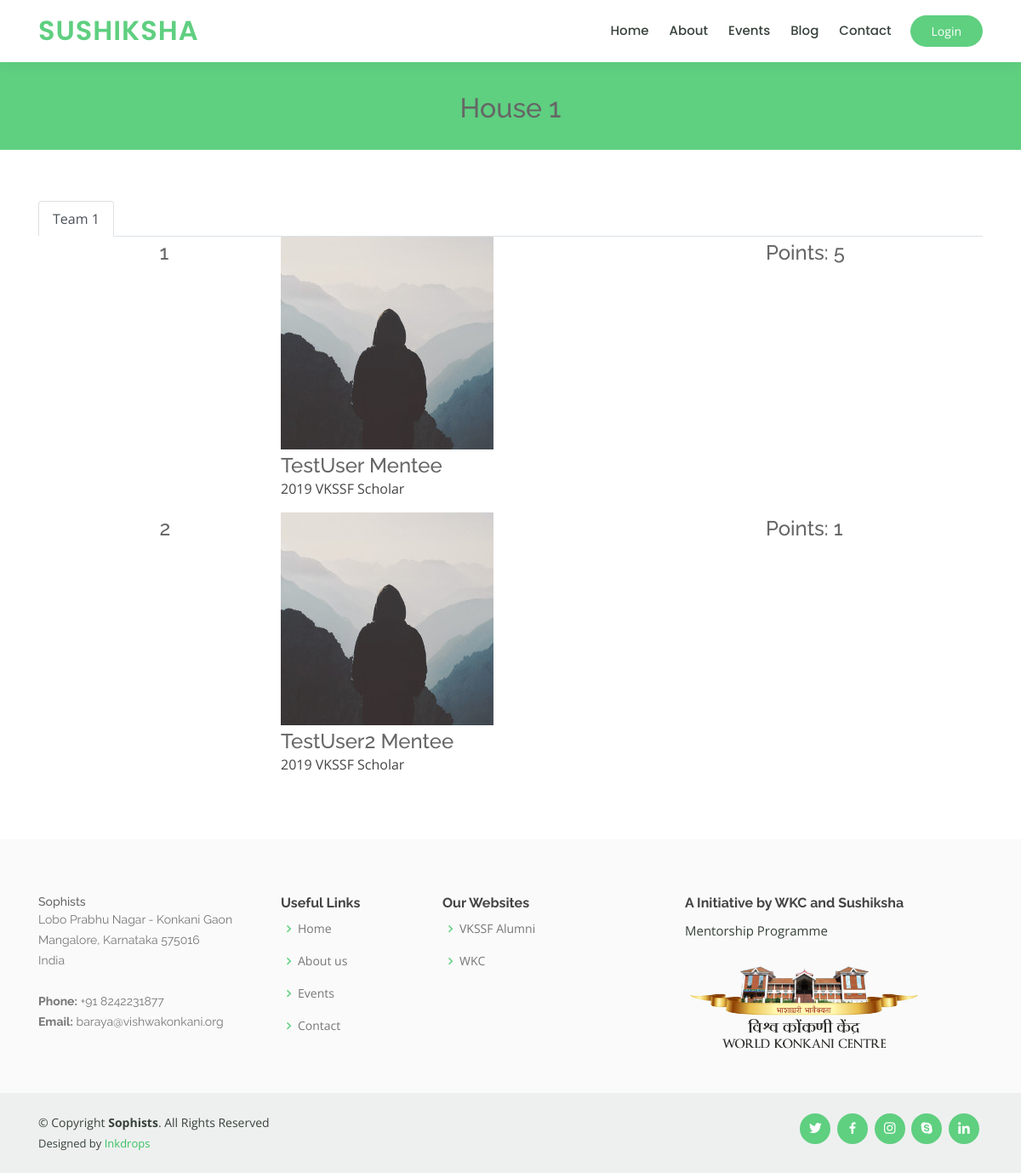
Page /house/1 on the committed database.
### users/models.py (models this page shows, shortened)
class House(models.Model):
    name = models.CharField(max_length=30)
    image = models.ImageField(upload_to='house')
    bio = models.TextField()
    points = models.IntegerField(default=0)
    teams = models.ManyToManyField(Teams)

class Teams(models.Model):
    name = models.CharField(max_length=30)
    image = models.ImageField(upload_to='teams')
    bio = models.TextField()
    points = models.IntegerField(default=0)
    members = models.ManyToManyField(Profile)

class Profile(models.Model):
    user = models.OneToOneField(User, on_delete=models.CASCADE)
    image = models.ImageField(default='default.jpg', upload_to='profile_pics')
    role = models.BooleanField(default=False)
    batch = models.CharField(max_length=10, choices=BATCH, default="2019")
    name = models.CharField(max_length=100, default=None, blank=True, null=True)
    phone = models.PositiveBigIntegerField(default=None, blank=True, null=True)
    college = models.CharField(max_length=300, default=None, blank=True, null=True)
    profession = models.CharField(max_length=100, default=None, blank=True, null=True)
    address = models.TextField(default=None, blank=True, null=True)
    guidance = models.TextField(default=None, blank=True, null=True)
    linkedin = models.URLField(default=None, blank=True, null=True)
    instagram = models.URLField(default=None, blank=True, null=True)
    twitter = models.URLField(default=None, blank=True, null=True)
    github = models.URLField(default=None, blank=True, null=True)
    okr = models.URLField(default=None, blank=True, null=True)
    facebook = models.URLField(default=None, blank=True, null=True)
    def get_absolute_url(self):
        return reverse('user-detail', kwargs={'pk': self.user.pk})
    def get_point(self):
        point = self.user.reward_set.aggregate(Sum('badges__points'))['badges__points__sum']
        if point:
            return point
        else:
            return 0
    @property
    def get_role(self):
        if self.role:
            return 'Mentor'
        else:
            return 'Mentee'

### djangoProject/views.py (the view)
# urls.py: path('house/<int:id>', house, name='house'),
def house(request, id):
    house_set = get_object_or_404(House, id=id)
    context = {
        'query_set': house_set
    }
    return render(request, 'house.html', context=context)

### templates/house.html
{% extends 'base.html' %}
{% load static %}
{% block content %}
    <main id="main">
        <div class="breadcrumbs" data-aos="fade-in">
            <div class="container">
                <h2>{{ query_set.name }}</h2>
            </div>
        </div>
        <section id="schedule" class="section-with-bg">
            <div class="container" data-aos="fade-up">
                <ul class="nav nav-tabs" role="tablist" data-aos="fade-up" data-aos-delay="100">
                    {% for team in query_set.teams.all %}
                        <li class="nav-item">
                            {% if forloop.counter == 1 %}
                                <a class="nav-link active" href="#team-{{ forloop.counter }}" role="tab" data-toggle="tab">{{ team.name }}</a>
                            {% else %}
                                <a class="nav-link" href="#team-{{ forloop.counter }}" role="tab" data-toggle="tab">{{ team.name }}</a>
                            {% endif %}
                        </li>
                    {% endfor %}
                </ul>
                <div class="tab-content row justify-content-center" data-aos="fade-up" data-aos-delay="200">
                    {% for team in query_set.teams.all %}
                        <div role="tabpanel" class="col-lg-9 tab-pane fade show active" id="team-{{ forloop.counter }}">
                            {% for member in team.members.all %}
                                <div class="row schedule-item">
                                    <div class="col-md-2"><h4>{{ forloop.counter }}</h4></div>
                                    <div class="col-md-8">
                                        <div class="speaker">
                                            <img src="{{ member.image.url }}" alt="{{ member.user.username }}" title="{{ member.user.username }}">
                                        </div>
                                        <a href="{{ member.get_absolute_url }}"><h4>{{ member.user.username }} <span>{{ member.get_role }}</span></h4></a>
                                        <p>{{ member.batch }} VKSSF Scholar</p>
                                    </div>
                                <div class="col-md-2">
                                    <h4>Points: {{ member.get_point }}</h4>
                                </div>
                                </div>
                            {% endfor %}
                        </div>
                    {% endfor %}
                </div>
            </div>
        </section>
    </main>
{% endblock content %}

### static/assets/css/style.css (style rules this page uses)
body { font-family: "Open Sans", sans-serif; color: #444444; }
a { color: #5fcf80; }
h1, h2, h3, h4, h5, h6 { font-family: "Raleway", sans-serif; }
section { padding: 60px 0; overflow: hidden; }
.breadcrumbs { margin-top: 73px; text-align: center; background: #5fcf80; padding: 30px 0; color: #fff; }
.breadcrumbs h2 { font-size: 32px; font-weight: 500; }

### static/grappelli/stylesheets/partials/custom/tinymce.css (style rules this page uses)
h1,h2,h3,h4 { color:#666;margin:0;padding:0;padding-top:5px }

### rows in the picture
House: name "House 1"
Teams: name "Team 1"
Profile: image (placeholder picture), user.username "TestUser", get_role "Mentee", batch "2019", get_point "5"
Profile: image (placeholder picture), user.username "TestUser2", get_role "Mentee", batch "2019", get_point "1"
